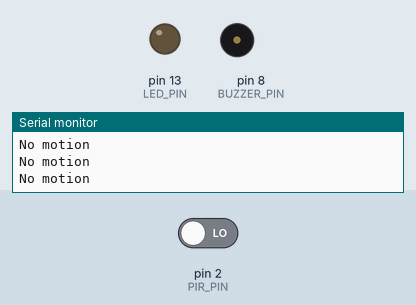
Bench run of a sketch on a simulated Arduino Uno, built with avr-gcc and run on an emulated ATmega328P. Shown: output pins drawn as LEDs (lit = HIGH), buzzer (waves = sounding, pin HIGH), the last lines printed to the serial monitor. The inputs (shaded band) are chosen by the test bench; at power-on: pin 2 (PIR_PIN) LOW.

Above: at 1.8 s.
1.9 s: pin 2 (PIR_PIN) driven HIGH
At 3.2 s:
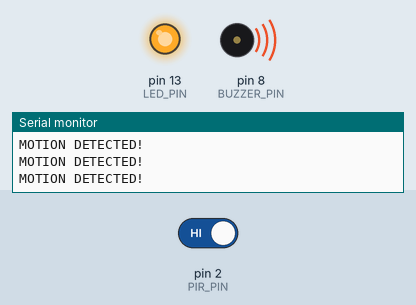
3.5 s: pin 2 (PIR_PIN) driven LOW
At 4.5 s:
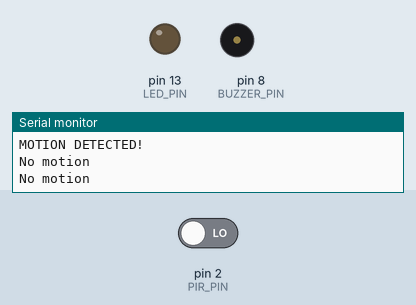
Timing chart, 0 to 6.5 s (numbered marks = the images above; inputs shaded):
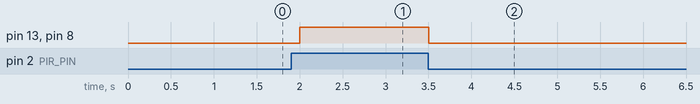

The sketch:

motion_security_system.ino
```cpp
const int PIR_PIN = 2;
const int LED_PIN = 13;
const int BUZZER_PIN = 8;

void setup() {
  pinMode(PIR_PIN, INPUT);
  pinMode(LED_PIN, OUTPUT);
  pinMode(BUZZER_PIN, OUTPUT);

  Serial.begin(9600);

  Serial.println("Motion Security System Started");
}

void loop() {
  int motion = digitalRead(PIR_PIN);

  if (motion == HIGH) {
    digitalWrite(LED_PIN, HIGH);
    digitalWrite(BUZZER_PIN, HIGH);

    Serial.println("MOTION DETECTED!");
  }
  else {
    digitalWrite(LED_PIN, LOW);
    digitalWrite(BUZZER_PIN, LOW);

    Serial.println("No motion");
  }

  delay(500);
}
```

Measured:
- after the input at 1.9 s, pin 13 (LED_PIN), pin 8 (BUZZER_PIN): LOW → HIGH after 0.10 s
- after the input at 3.5 s, pin 13 (LED_PIN), pin 8 (BUZZER_PIN): HIGH → LOW at once
